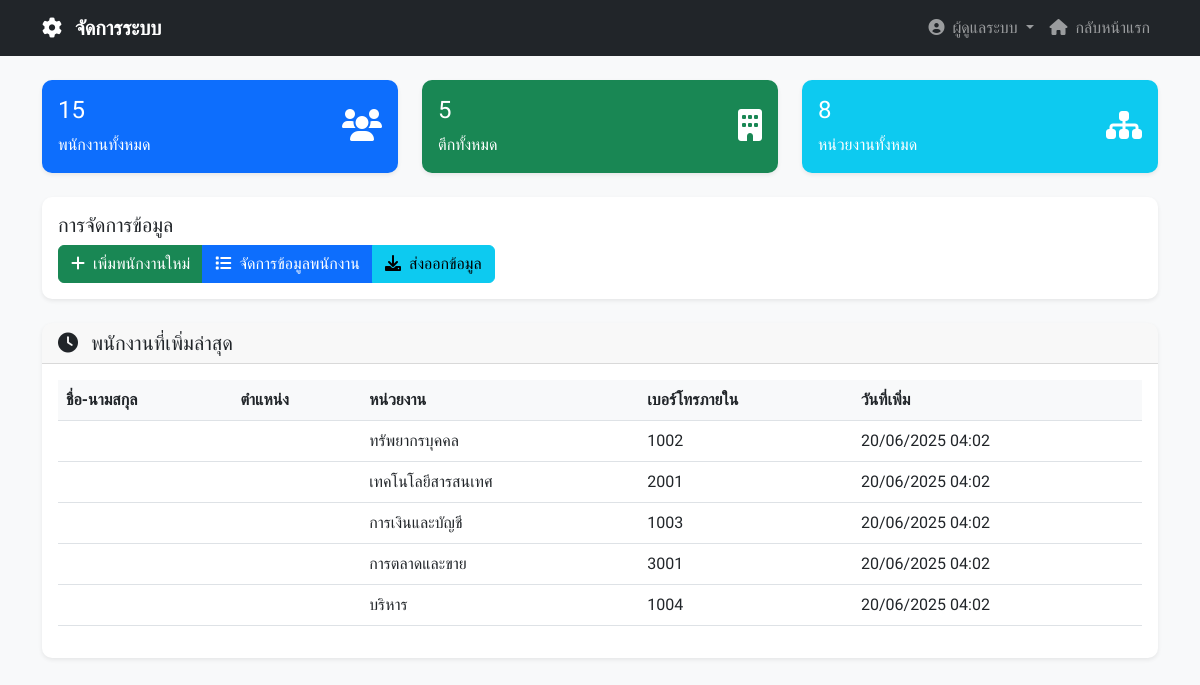
/admin/index.php (signed in), run on the app's committed database.
### tables this page shows
CREATE TABLE employees (
    id INT AUTO_INCREMENT PRIMARY KEY,
    department VARCHAR(100) NOT NULL,
    internal_phone VARCHAR(20) NOT NULL UNIQUE,
    building VARCHAR(50) NOT NULL,
    floor INT NOT NULL,
    room_number VARCHAR(20) NULL,
    created_at TIMESTAMP DEFAULT CURRENT_TIMESTAMP,
    updated_at TIMESTAMP DEFAULT CURRENT_TIMESTAMP ON UPDATE CURRENT_TIMESTAMP,
    
    INDEX idx_department (department),
    INDEX idx_building_floor (building, floor),
    INDEX idx_internal_phone (internal_phone)
);

### admin/index.php (the view, shortened to what this page needs)
<?php
require_once '../config/database.php';
$totalEmployees = $pdo->query("SELECT COUNT(*) FROM employees")->fetchColumn();
$totalBuildings = $pdo->query("SELECT COUNT(DISTINCT building) FROM employees")->fetchColumn();
$totalDepartments = $pdo->query("SELECT COUNT(DISTINCT department) FROM employees")->fetchColumn();
$recentEmployees = $pdo->query("SELECT * FROM employees ORDER BY created_at DESC LIMIT 5")->fetchAll();
?>
<!DOCTYPE html>
<html lang="th">
<head>
    <link href="https://cdn.jsdelivr.net/npm/bootstrap@5.3.0/dist/css/bootstrap.min.css" rel="stylesheet">
    <link href="https://cdnjs.cloudflare.com/ajax/libs/font-awesome/6.0.0/css/all.min.css" rel="stylesheet">
    <link href="../assets/css/style.css" rel="stylesheet">
</head>
<body>
    <nav class="navbar navbar-expand-lg navbar-dark bg-dark">
        <div class="container">
            <a class="navbar-brand" href="index.php">
                <i class="fas fa-cog me-2"></i>
                จัดการระบบ
            </a>
            <div class="navbar-nav ms-auto">
                <div class="nav-item dropdown">
                    <a class="nav-link dropdown-toggle" href="#" role="button" data-bs-toggle="dropdown">
                        <i class="fas fa-user-circle me-1"></i>
                        <?= htmlspecialchars($_SESSION['admin_name']) ?>
                    </a>
                </div>
                <a class="nav-link" href="../index.php">
                    <i class="fas fa-home me-1"></i>
                    กลับหน้าแรก
                </a>
            </div>
        </div>
    </nav>
    <div class="container mt-4">
        <div class="row mb-4">
            <div class="col-md-4">
                <div class="card bg-primary text-white">
                    <div class="card-body">
                        <div class="d-flex justify-content-between">
                            <div>
                                <h4 class="card-title"><?= number_format($totalEmployees) ?></h4>
                                <p class="card-text">พนักงานทั้งหมด</p>
                            </div>
                            <div class="align-self-center">
                                <i class="fas fa-users fa-2x"></i>
                            </div>
                        </div>
                    </div>
                </div>
            </div>
            <div class="col-md-4">
                <div class="card bg-success text-white">
                    <div class="card-body">
                        <div class="d-flex justify-content-between">
                            <div>
                                <h4 class="card-title"><?= number_format($totalBuildings) ?></h4>
                                <p class="card-text">ตึกทั้งหมด</p>
                            </div>
                            <div class="align-self-center">
                                <i class="fas fa-building fa-2x"></i>
                            </div>
                        </div>
                    </div>
                </div>
            </div>
            <div class="col-md-4">
                <div class="card bg-info text-white">
                    <div class="card-body">
                        <div class="d-flex justify-content-between">
                            <div>
                                <h4 class="card-title"><?= number_format($totalDepartments) ?></h4>
                                <p class="card-text">หน่วยงานทั้งหมด</p>
                            </div>
                            <div class="align-self-center">
                                <i class="fas fa-sitemap fa-2x"></i>
                            </div>
                        </div>
                    </div>
                </div>
            </div>
        </div>
        <div class="row mb-4">
            <div class="col-12">
                <div class="card">
                    <div class="card-body">
                        <h5 class="card-title">การจัดการข้อมูล</h5>
                        <div class="btn-group" role="group">
                            <a href="add.php" class="btn btn-success">
                                <i class="fas fa-plus me-1"></i>
                                เพิ่มพนักงานใหม่
                            </a>
                            <a href="manage.php" class="btn btn-primary">
                                <i class="fas fa-list me-1"></i>
                                จัดการข้อมูลพนักงาน
                            </a>
                            <a href="export.php" class="btn btn-info">
                                <i class="fas fa-download me-1"></i>
                                ส่งออกข้อมูล
                            </a>
                        </div>
                    </div>
                </div>
            </div>
        </div>
        <div class="row">
            <div class="col-12">
                <div class="card">
                    <div class="card-header">
                        <h5 class="card-title mb-0">
                            <i class="fas fa-clock me-2"></i>
                            พนักงานที่เพิ่มล่าสุด
                        </h5>
                    </div>
                    <div class="card-body">
                        <?php if (empty($recentEmployees)): ?>
                            <p class="text-muted text-center">ยังไม่มีข้อมูลพนักงาน</p>
                        <?php else: ?>
                            <div class="table-responsive">
                                <table class="table table-hover">
                                    <thead>
                                        <tr>
                                            <th>ชื่อ-นามสกุล</th>
                                            <th>ตำแหน่ง</th>
                                            <th>หน่วยงาน</th>
                                            <th>เบอร์โทรภายใน</th>
                                            <th>วันที่เพิ่ม</th>
                                        </tr>
                                    </thead>
                                    <tbody>
                                        <?php foreach ($recentEmployees as $employee): ?>
                                            <tr>
                                                <td><?= htmlspecialchars($employee['name']) ?></td>
                                                <td><?= htmlspecialchars($employee['position']) ?></td>
                                                <td><?= htmlspecialchars($employee['department']) ?></td>
                                                <td><?= htmlspecialchars($employee['internal_phone']) ?></td>
                                                <td><?= date('d/m/Y H:i', strtotime($employee['created_at'])) ?></td>
                                            </tr>
                                        <?php endforeach; ?>
                                    </tbody>
                                </table>
                            </div>
                        <?php endif; ?>
                    </div>
                </div>
            </div>
        </div>
    </div>
</body>
</html>

### assets/css/style.css (style rules this page uses)
* { font-family: "Sarabun", sans-serif; }
body { background-color: #f8f9fa; }
.navbar-brand { font-weight: 600; }
.card { border: none; border-radius: 10px; box-shadow: 0 0.125rem 0.25rem rgba(0, 0, 0, 0.075); transition: box-shadow 0.15s ease-in-out; }
.card-header { border-radius: 10px 10px 0 0 !important; border-bottom: 1px solid rgba(0, 0, 0, 0.125); }
.table th { font-weight: 600; border-top: none; background-color: #f8f9fa; }
.btn { border-radius: 6px; font-weight: 500; transition: all 0.2s ease-in-out; }

### data on the page
employees: department "ทรัพยากรบุคคล", internal_phone "1002", created_at "20/06/2025 04:02"
employees: department "เทคโนโลยีสารสนเทศ", internal_phone "2001", created_at "20/06/2025 04:02"
employees: department "การเงินและบัญชี", internal_phone "1003", created_at "20/06/2025 04:02"
employees: department "การตลาดและขาย", internal_phone "3001", created_at "20/06/2025 04:02"
employees: department "บริหาร", internal_phone "1004", created_at "20/06/2025 04:02"

### other printed values
$_SESSION['admin_name'] "ผู้ดูแลระบบ"
$totalEmployees "15"
$totalBuildings "5"
$totalDepartments "8"
